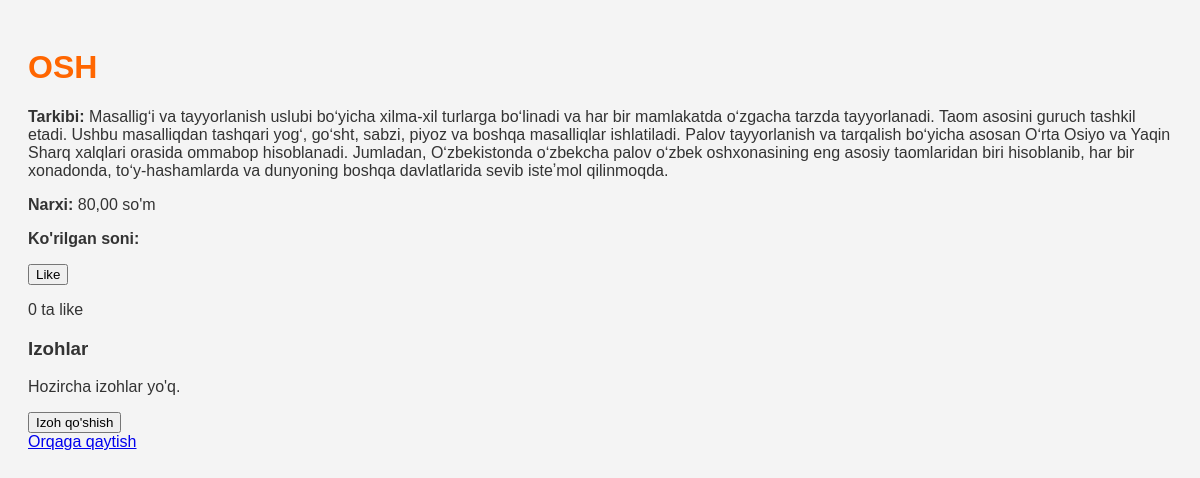
Page /foods/2/ on the committed database.
### menu/models.py (models this page shows, shortened)
class Food(models.Model):
    food_type = models.ForeignKey(FoodType, on_delete=models.CASCADE, related_name='foods', verbose_name="Taom turi")
    nomi = models.CharField(max_length=100, verbose_name="Nomi")
    tarkibi = models.TextField(verbose_name="Tarkibi")
    narxi = models.DecimalField(max_digits=10, decimal_places=2, verbose_name="Narxi")
    view_count = models.IntegerField(default=0, verbose_name="Ko'rishlar soni")

### menu/views.py (the view)
# urls.py: path('foods/<int:id>/', views.food_detail, name='food_detail'),
def food_detail(request, id):
    food = get_object_or_404(Food, id=id)
    if request.method == "POST" and request.user.is_authenticated:
        like, created = Like.objects.get_or_create(food=food, user=request.user)
        if not created:
            like.delete()  # Like mavjud bo'lsa, o'chiramiz
        return redirect('food_detail', id=food.id)
    return render(request, 'menu/food_detail.html', {'food': food})

### menu/templates/menu/food_detail.html (shortened to what this page needs)
{% load static %}
<!DOCTYPE html>
<html lang="en">
<head>
    <link rel="stylesheet" href="{% static 'css/style.css' %}">
</head>
<body>
    <div class="container">
        <h1>{{ food.nomi }}</h1>
        <p><strong>Tarkibi:</strong> {{ food.tarkibi }}</p>
        <p><strong>Narxi:</strong> {{ food.narxi }} so'm</p>
        <p><strong>Ko'rilgan soni:</strong> {{ food.ko_rishlar_soni }}</p>
        <form action="{% url 'toggle_like' food.id %}" method="post">
            <button type="submit" class="btn btn-primary">
                {% if liked %} Unlike {% else %} Like {% endif %}
            </button>
        </form>
        <p>{{ food.likes.count }} ta like</p>
        <h3>Izohlar</h3>
        <div class="comments-section">
            {% for comment in comments %}
                <div class="comment">
                    <p><strong>{{ comment.user.username }}</strong>: {{ comment.content }}</p>
                    <small>{{ comment.created_at|date:"Y-m-d H:i" }}</small>
                </div>
            {% empty %}
                <p>Hozircha izohlar yo'q.</p>
            {% endfor %}
        </div>
        <form action="{% url 'add_comment' food.id %}" method="post" class="comment-form">
            <button type="submit" class="btn btn-secondary">Izoh qo'shish</button>
        </form>
        <a href="{% url 'index' %}" class="btn btn-light">Orqaga qaytish</a>
    </div>
</body>
</html>

### menu/static/css/style.css (style rules this page uses)
body { font-family: Arial, sans-serif; background-color: #f4f4f4; color: #333; padding: 20px; }
h1 { color: #ff6600; }

### rows in the picture
Food: nomi "OSH", tarkibi "Masalligʻi va tayyorlanish uslubi boʻyicha xilma-xil turlarga boʻlinadi va har bir mamlakatda oʻzgacha tarzda tayyorlanadi. Taom asosini guruch tashkil etadi. Ushbu masalliqdan tashqari yogʻ, goʻsht, sabzi, piyoz va boshqa masalliqlar ishlatiladi. Palov tayyorlanish va tarqalish boʻyicha asosan Oʻrta Osiyo va Yaqin Sharq xalqlari orasida ommabop hisoblanadi. Jumladan, Oʻzbekistonda oʻzbekcha palov oʻzbek oshxonasining eng asosiy taomlaridan biri hisoblanib, har bir xonadonda, toʻy-hashamlarda va dunyoning boshqa davlatlarida sevib isteʼmol qilinmoqda.", narxi "80,00", likes.count "0"
